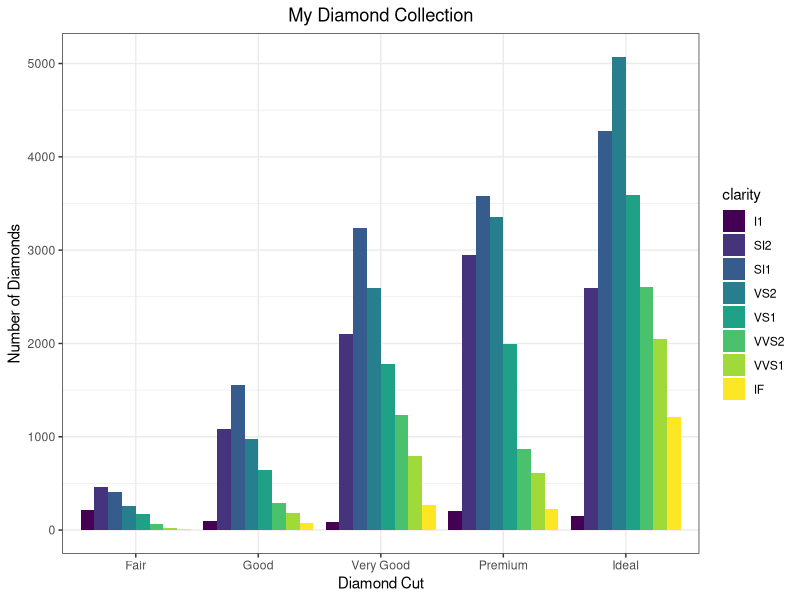
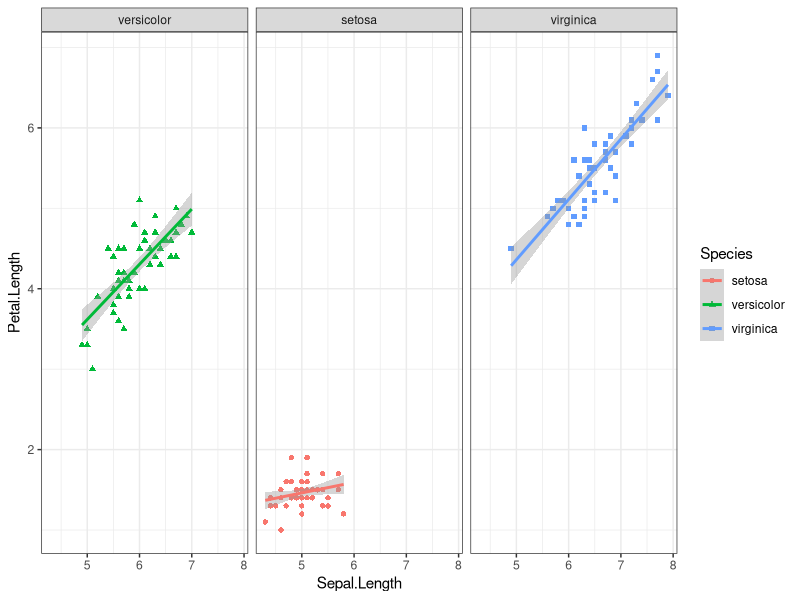
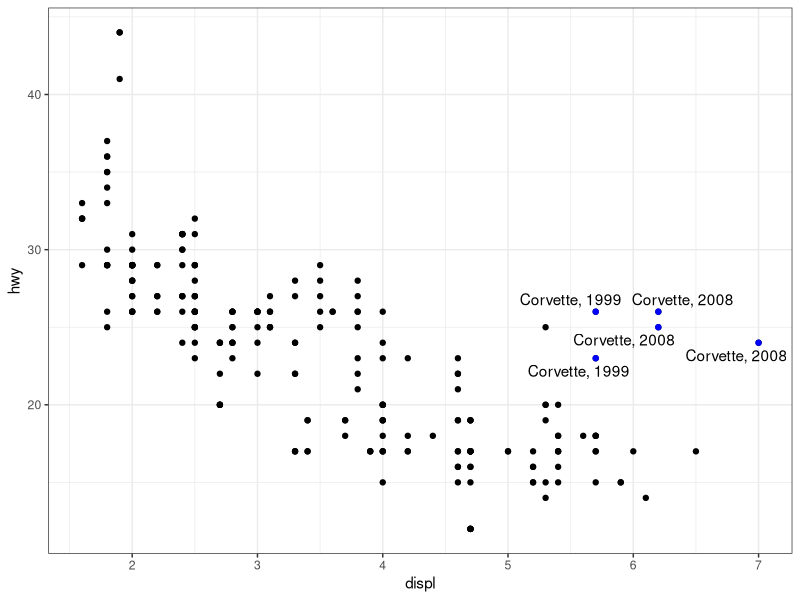
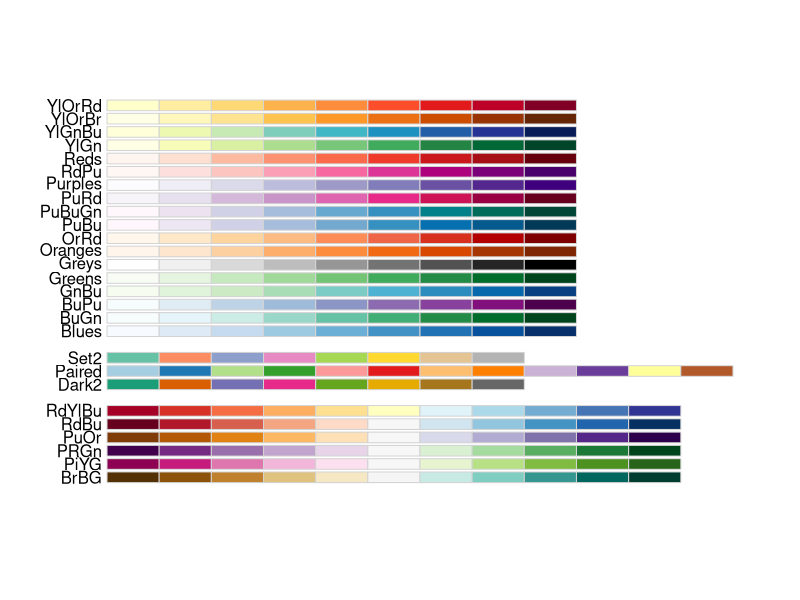
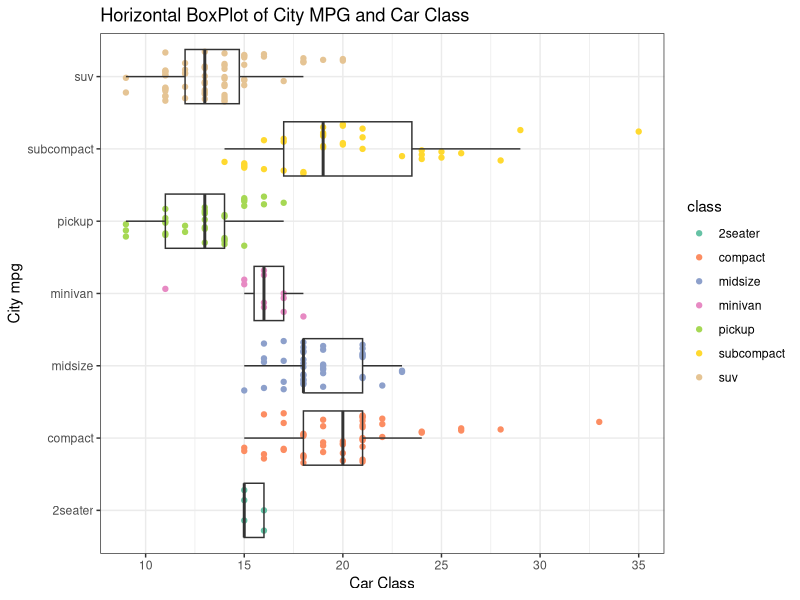

The R script that drew these images, in order:
## ---- chunk 1
knitr::opts_chunk$set(echo = FALSE)
## ---- chunk 2
library("ggplot2")
library("magrittr") #so I can do some piping
data("diamonds")
data("mpg")
data("iris")
theme_set(theme_bw()) #I'll give you this one, you can set the theme individually for graphs
#or you can set the theme for all the graphs using theme_set()
#theme_bw() is best theme (IMO)

#for graph 3:
library("ggrepel")


## ---- chunk 3
data("diamonds")
#hint think about the *position* the bars are in...
## ---- chunk 4

ggplot(diamonds)+
  geom_bar(aes(cut, ..count.., fill = clarity), position = "dodge") + 
  labs(title = "My Diamond Collection", x = "Diamond Cut", y = "Number of Diamonds")+
  theme(plot.title = element_text(hjust = 0.5))

## ---- chunk 5
data("iris")
  

## ---- chunk 6
#this is of using the facets
ggplot(iris, aes(x = Sepal.Length, y = Petal.Length, color = Species, shape = Species)) + 
  geom_point()+
  geom_smooth(method = lm)+
  facet_wrap(factor(iris$Species, levels = c("versicolor","setosa","virginica")))
## ---- chunk 7
data("mpg")
corvette <- mpg[mpg$model == "corvette",]
#install
require("ggrepel") #useful for making text annotations better, hint hint
set.seed(42)

## ---- chunk 8

#geom_text and geom_text_repel both works for adding notes, but repel helps better viasualition
ggplot(mpg, aes(x = displ, y = hwy))+
  geom_point()+
  geom_point(color = "blue", data = corvette)+
  geom_text_repel(data = corvette, label = paste("Corvette,",corvette$year))

## ---- chunk 9
data(mpg)

#hint for the coloring, colorbrewer and you can set palette colors and make your graphs colorblind friendly
library(RColorBrewer)
display.brewer.all(colorblindFriendly = T) #take a look at the colorblindfriendly options

## ---- chunk 10

ggplot(mpg, aes(x = cty, y = class))+
  geom_point(aes(color = class), position = position_dodge2(width = 0.7))+
  scale_color_manual(values=brewer.pal(7,"Set2"))+
  #alpha controls how transpant the plots are
  geom_boxplot(alpha = 0)+
  labs(title = "Horizontal BoxPlot of City MPG and Car Class", x = "Car Class", y = "City mpg")
